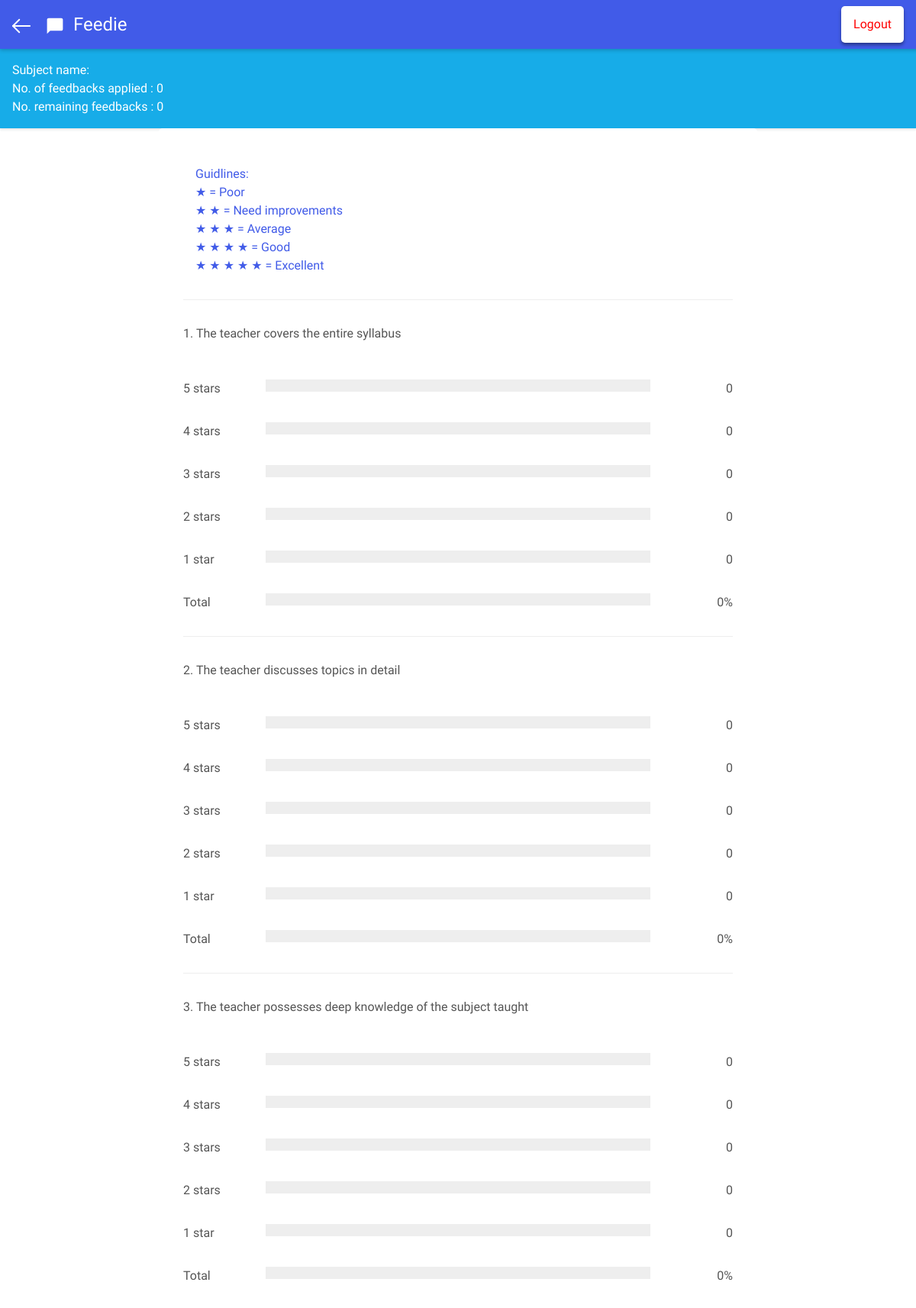
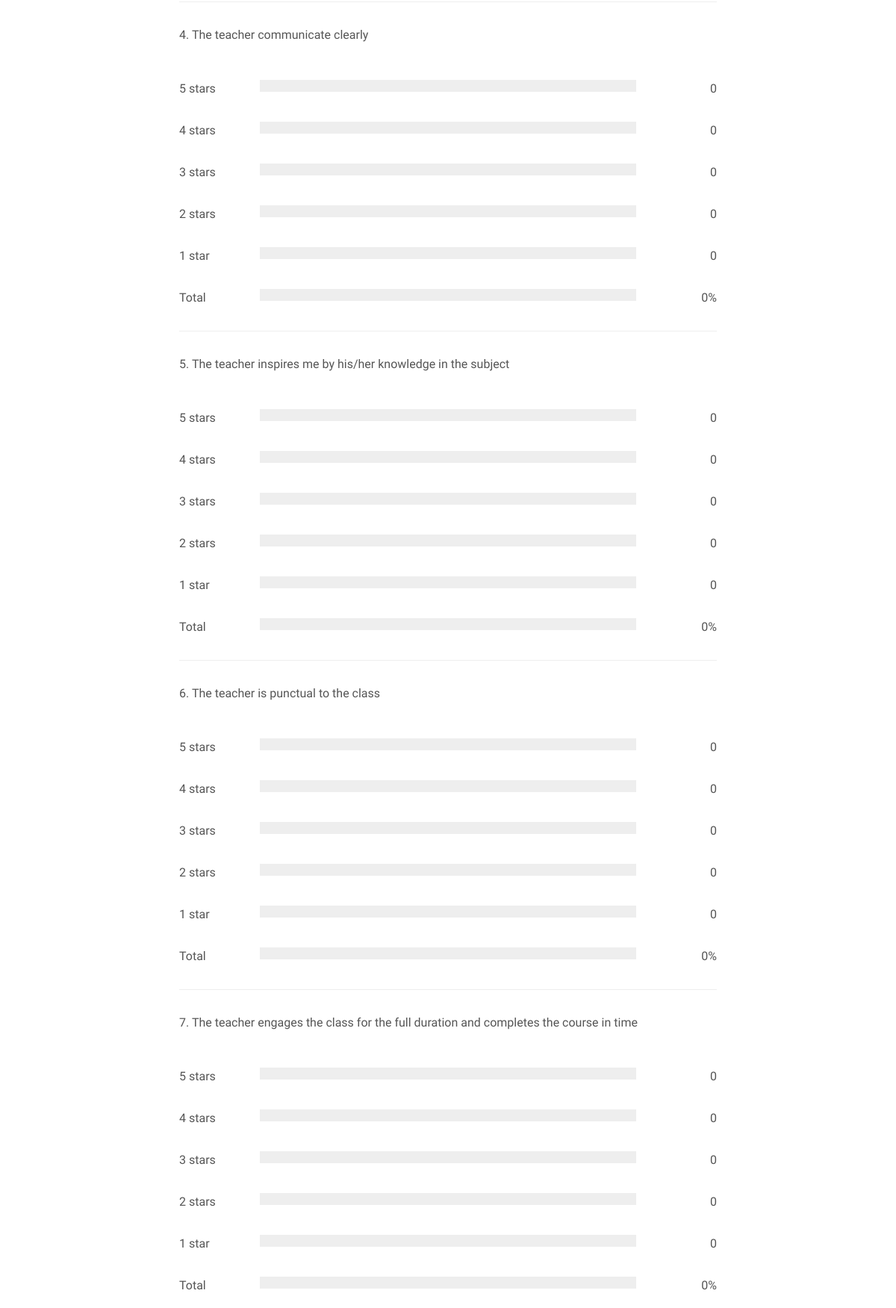
Screenshot of /adminportal/hodslogin/dashboard/teachersmenu/scorecard/teachersview/index.php (signed in, upper part) with the database file from the repository (2 pictures, top to bottom).
### tables this page shows
CREATE TABLE `questions` (
  `quest_id` int(2) NOT NULL,
  `quest_content` varchar(250) DEFAULT NULL,
  `quest_value` int(2) NOT NULL DEFAULT '0'
);

### adminportal/hodslogin/dashboard/teachersmenu/scorecard/teachersview/index.php (the view, shortened to what this page needs)
<html>
<head>
  <link rel="stylesheet" type="text/css" href="../../../../../../css.css">
</head>
<body>
  <div class="header">
		<div><a href="../../../"><img src="../../../../../../images/back.svg" class="home"></a></div>
		<img src="../../../../../../images/logo.svg" class="logo"/>
		<div class="title">Feedie</div>
    <a href="../../../../../?logout=1"><div class="logout">Logout</div></a>
  </div>
  <div class="details">Subject name:
  <?php
    include('../../../../../../db_config.php');
    $sql1 = "SELECT COUNT(*) FROM feeds WHERE te_username='".$_SESSION["te_username"]."' AND class='".$_SESSION["class"]."'";
    $result1 = $conn->query($sql1);
    if($result1->num_rows > 0) {
      $row1 = $result1->fetch_assoc();
      echo "<br>No. of feedbacks applied : ".$row1["COUNT(*)"];
      $feed_no = $row1["COUNT(*)"];
    }
    echo "<br>No. remaining feedbacks : ".($tot_no - $feed_no);
  ?>
  </div>
  <div class="page">
	<div class="container">
		<div class="phpr">
		<?php
        echo "Guidlines:<br>
	      &#9733 = Poor<br>
	      &#9733 &#9733 = Need improvements<br>
	      &#9733 &#9733 &#9733 = Average<br>
	      &#9733 &#9733 &#9733 &#9733 = Good<br>
	      &#9733 &#9733 &#9733 &#9733 &#9733 = Excellent";
		?>
		</div>
<?php
  include('../../../../../../db_config.php');
  $sql_q = "SELECT quest_id, quest_content FROM questions ORDER BY quest_id ASC";
  $result_q = $conn->query($sql_q);
  if ( $result_q->num_rows > 0 ){
    while($row_q = $result_q->fetch_assoc()){
  ?>
  <div class="row">
    <?php
        echo $row_q["quest_id"].". ".$row_q["quest_content"];
    ?>
  </div>
  <div class="row">
   <div class="side">
    <div>5 stars</div>
   </div>
  <div class="middle">
    <div class="bar-container">
      <?php
        $count = 0;
      ?>
    </div>
  </div>
  <div class="side right">
   <?php echo $count; ?>
  </div>
  <div class="side">
    <div>4 stars</div>
  </div>
  <div class="middle">
    <div class="bar-container">
      <?php
        $count = 0;
      ?>
    </div>
  </div>
  <div class="side right">
   <?php echo $count; ?>
  </div>
  <div class="side">
    <div>3 stars</div>
  </div>
  <div class="middle">
    <div class="bar-container">
      <?php
        $count = 0;
      ?>
    </div>
  </div>
  <div class="side right">
   <?php echo $count; ?>
  </div>
  <div class="side">
    <div>2 stars</div>
  </div>
  <div class="middle">
    <div class="bar-container">
      <?php
        $count = 0;
      ?>
    </div>
  </div>
  <div class="side right">
   <?php echo $count; ?>
  </div>
  <div class="side">
    <div>1 star</div>
  </div>
  <div class="middle">
    <div class="bar-container">
      <?php
        $count = 0;
      ?>
    </div>
  </div>
  <div class="side right">
   <?php echo $count; ?>
  </div>
 <div class="side">
    <div>Total</div>
  </div>
  <div class="middle">
    <div class="bar-container">
      <?php
        $final = 0;
      ?>
    </div>
  </div>
  <div class="side right">
   <?php echo $final; ?>%
  </div>
 </div>
  <?php
    }
  }
  ?>
</div>
</div>
</body>
</html>

### css.css (style rules this page uses)
body { margin: 0; padding: 0; font-family: 'Product Sans', 'Roboto', 'Noto', sans-serif; font-size: 16px; line-height: 1.5; color: #555; text-rendering: optimizeLegibility; -webkit-font-smoothing: antialiased; font-smoothing: antialiased; -webkit-touch-callout: none; -webkit-user-select: none; -khtml-user-select: none; -moz-user-select: none; -ms-user-select: none; -o-user-select: none; user-select: none; }
* { transition: all .2s; }
a { text-decoration: none; outline: none; color: inherit; }
.header { background-color: #415be8; position: fixed; display: flex; top: 0px; left: 0px; width: 100%; height: 64px; padding: 0 16px; box-shadow: 0 2px 5px rgba(0,0,0,.2); color: #fff; vertical-align: middle; line-height: 64px; }
.home { width: auto; height: 24px; padding: 22px 0; margin-right: 16px; }
.logo { width: auto; height: 32px; padding: 18px 0; margin-right: 8px; }
.title { font-size: 24px; }
.container { background-color: #fff; display: flex; flex-direction: column; padding: 32px; width: 60%; height: auto; margin: 0 auto; border-radius: 5px; }
.phpr { color: #415be8; padding: 16px; }
.logout { position: fixed; right: 16px; box-shadow: 0 3px 4px rgba(0,0,0,.4); background-color: white; top: 8px; text-align: center; padding: 12px 16px; line-height: 1.5; border-radius: 5px; text-decoration: none; color: red; }
.details { margin-top: 64px; box-shadow: 0 2px 3px rgba(0,0,0,.1); background-color: #17ace8; width: calc(100% - 32px); padding: 16px; color: white; }
.side { float: left; width: 15%; padding: 16px 0; }
.middle { float: left; width: 70%; padding: 16px 0; }
.right { text-align: right; }
.row { width: 100%; padding: 32px 0 0; }
.row:after { content: ""; display: table; clear: both; }
.row:nth-child(2n+2) { border-top: 1px solid #eee; margin-top: 16px; }
.bar-container { width: 100%; background-color: #eee; text-align: center; color: white; }

### rows the page displays
questions: quest_id "1", quest_content "The teacher covers the entire syllabus", count "0", final "0"
questions: quest_id "2", quest_content "The teacher discusses topics in detail", count "0", final "0"
questions: quest_id "3", quest_content "The teacher possesses deep knowledge of the subject taught", count "0", final "0"
questions: quest_id "4", quest_content "The teacher communicate clearly", count "0", final "0"
questions: quest_id "5", quest_content "The teacher inspires me by his/her knowledge in the subject", count "0", final "0"
questions: quest_id "6", quest_content "The teacher is punctual to the class", count "0", final "0"
questions: quest_id "7", quest_content "The teacher engages the class for the full duration and completes the course in time", count "0", final "0"

### other values shown
$row1["COUNT(*)"] "0"
$tot_no - $feed_no "0"
